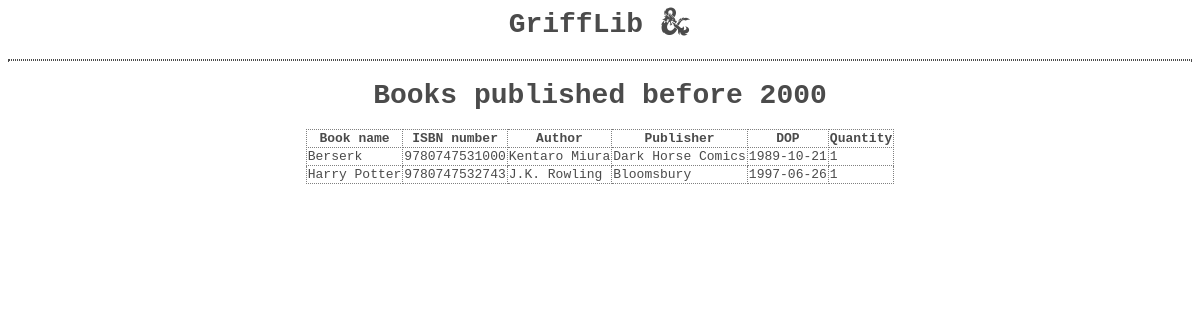
Page /Front-end/Front-end/reports/old_books.php on the committed database.
### tables this page shows
CREATE TABLE `book` (
  `BookID` int(11) NOT NULL,
  `BookName` varchar(32) NOT NULL,
  `ISBN` varchar(64) NOT NULL,
  `Author` varchar(32) NOT NULL,
  `Publisher` varchar(32) NOT NULL,
  `DOP` date NOT NULL,
  `Date Added` date DEFAULT NULL,
  `Cost` decimal(10,0) DEFAULT NULL,
  `Donated` varchar(5) DEFAULT NULL,
  `GoodCondition?` varchar(5) DEFAULT NULL,
  `CategoryName` varchar(32) NOT NULL
);

### Front-end/Front-end/reports/old_books.php (the view, shortened to what this page needs)
<?php
$con = mysqli_connect('localhost', 'root', '','griffin');
$sql = "SELECT * FROM old_book";
$rs = mysqli_query($con, $sql);
echo "<link rel='stylesheet' type='text/css' href='../report.css'>
    <script src='https://kit.fontawesome.com/e17d9bd247.js'></script>
    <center><h1>GriffLib <i class='fa-brands fa-d-and-d'></i></h1>
    <hr>
    <h1>Books published before 2000</h1>
    <table border='1'>
    <tr>
        <th>Book name</th>
        <th>ISBN number</th>
        <th>Author</th>
        <th>Publisher</th>
        <th>DOP</th>
        <th>Quantity</th>
    <tr>";
while($row = mysqli_fetch_array($rs)){
echo "<tr><td>" . htmlspecialchars($row['BookName']) . "</td><td>" . htmlspecialchars($row['ISBN']) . "</td><td>" . htmlspecialchars($row['Author']) . "</td><td>" . htmlspecialchars($row['Publisher']) . "</td><td>" . htmlspecialchars($row['DOP']) . "</td><td>" . htmlspecialchars($row['Quantity']) . "</td></tr>";
}
echo "</table></center>";

### Front-end/Front-end/report.css (style rules this page uses)
table, th, td { border-collapse: collapse; border-style: dotted; }
hr { border-style: dotted; }

### rows in the picture
book: BookName "Berserk", ISBN "9780747531000", Author "Kentaro Miura", Publisher "Dark Horse Comics", DOP "1989-10-21", Quantity "1"
book: BookName "Harry Potter", ISBN "9780747532743", Author "J.K. Rowling", Publisher "Bloomsbury", DOP "1997-06-26", Quantity "1"
